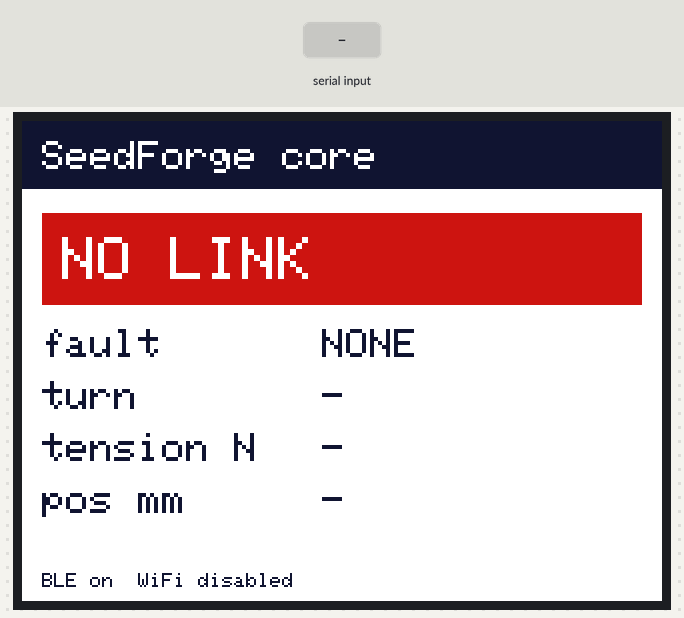
Recording of a sketch running on a simulated Seeed XIAO ESP32-C3. On the bench: 320×240 colour display. The test bench sets the inputs (shaded band). Nothing arrives over Bluetooth unless stated; a phone connects over Bluetooth LE 3 s after start; what the sketch prints to the serial monitor is not drawn.

Above: at 3.8 s.
3.9 s: "STATE=\n" received over the second serial link
At 5.2 s:
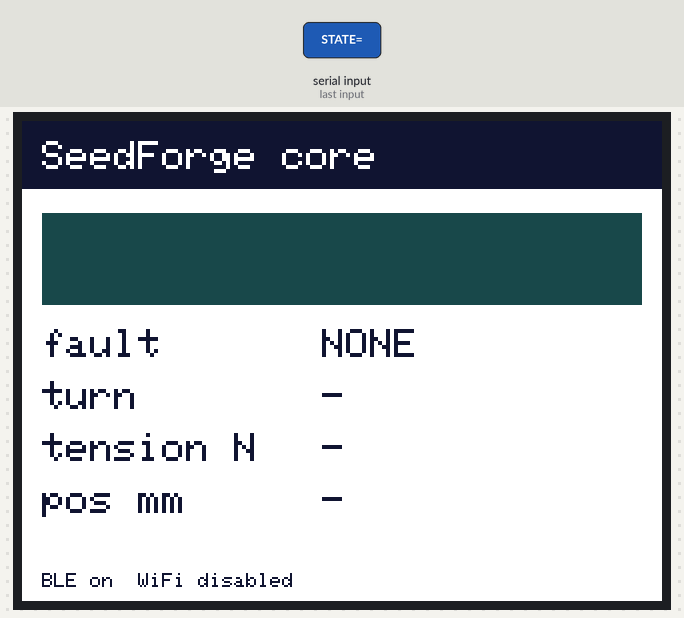
5.5 s: "FAULT=\n" received over the second serial link
At 6.5 s:
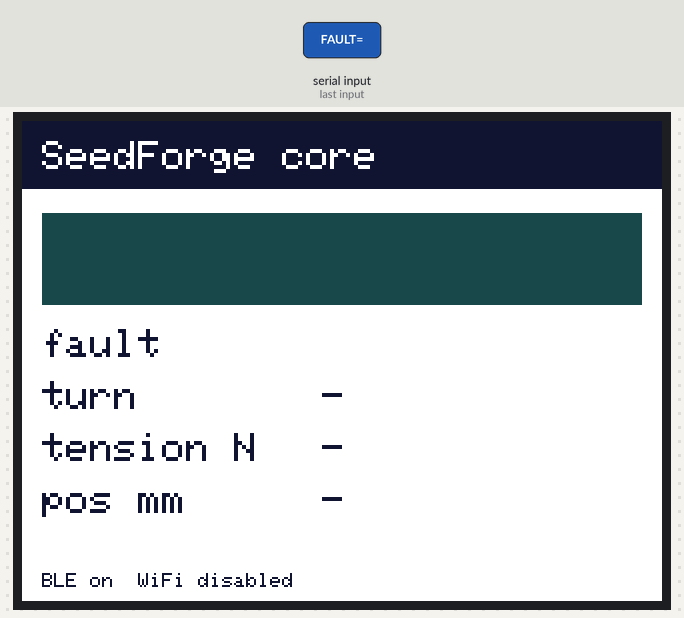
7.1 s: "TURN=\n" received over the second serial link
8.7 s: "TENSION=\n" received over the second serial link
10.3 s: "POSITION=\n" received over the second serial link
At 13.7 s:
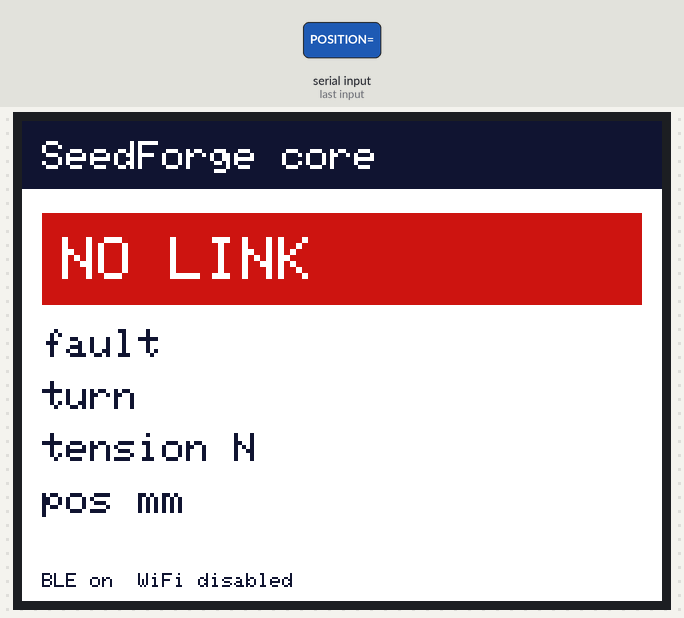
Timing chart, 0 to 15.2 s (numbered marks = the images above; inputs shaded):
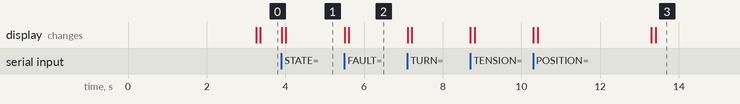

Measured:
- after the input at 3.9 s, the display: first changes at once (image 1 shows a later state)

The sketch:

seedforge_bridge.ino
```cpp
// (licence header left out)
#include <Adafruit_GFX.h>
#include <Adafruit_ILI9341.h>
#include <BLE2902.h>
#include <BLEDevice.h>
#include <BLEServer.h>
#include <BLEUtils.h>
#include <SPI.h>
#include <WiFi.h>

#if __has_include("secrets.h")
#include "secrets.h"
#define SF_WIFI 1
#else
#define SF_WIFI 0
#endif

static const uint32_t LINK_BAUD = 38400;   // must match firmware/arduino sf_config.h
static const int PIN_LINK_TX = 21, PIN_LINK_RX = 20;
static const int PIN_TFT_CS = 3, PIN_TFT_DC = 4, PIN_TFT_RST = 5;
static const uint16_t TCP_PORT = 3333;
static const char* BLE_NAME = "SEEDFORGE";
// Nordic UART Service UUIDs (same as the original EECS 149 relay, so its BLE script still connects)
static const char* NUS_SERVICE = "6E400001-B5A3-F393-E0A9-E50E24DCCA9E";
static const char* NUS_RX = "6E400002-B5A3-F393-E0A9-E50E24DCCA9E";   // host writes
static const char* NUS_TX = "6E400003-B5A3-F393-E0A9-E50E24DCCA9E";   // we notify

HardwareSerial Link(1);
Adafruit_ILI9341 tft(PIN_TFT_CS, PIN_TFT_DC, PIN_TFT_RST);
BLECharacteristic* bleTx = nullptr;
volatile bool bleConnected = false;
#if SF_WIFI
WiFiServer server(TCP_PORT);
WiFiClient client;
#endif

// ---------------------------------------------------------------- line assembly
struct LineAsm {
  char buf[96];
  size_t len = 0;
  bool overflow = false;
  // Returns true when a complete non-empty line is ready in buf. Only a newline (or CR) ends a
  // line, so a command split across BLE packets or TCP segments is never forwarded in pieces.
  // An overlong line is discarded whole (never its tail).
  bool feed(char c) {
    if (c == '\n' || c == '\r') {
      bool ok = len && !overflow;
      if (ok) buf[len] = '\0';
      len = 0;
      overflow = false;
      return ok;
    }
    if (c >= 32 && c <= 126 && !overflow) {
      if (len < sizeof(buf) - 1) buf[len++] = c;
      else overflow = true;
    }
    return false;
  }
};
LineAsm fromUno, fromUsb, fromTcp;

// BLE writes arrive in a callback (other task): queue them for loop()
static QueueHandle_t bleQueue;
struct BleLine { char s[96]; };

// ---------------------------------------------------------------- display model
struct View {
  char state[16] = "NO LINK";
  char fault[24] = "NONE";
  char turn[8] = "-";
  char tension[12] = "-";
  char pos[12] = "-";
  char last[48] = "";
  uint32_t t_uno = 0;
  bool dirty = true;
} view;

static void copyField(char* dst, size_t n, const char* src) {
  strncpy(dst, src, n - 1);
  dst[n - 1] = '\0';
  view.dirty = true;
}

static void parseForView(const char* line) {
  view.t_uno = millis();
  if (!strncmp(line, "STATE=", 6)) copyField(view.state, sizeof view.state, line + 6);
  else if (!strncmp(line, "FAULT=", 6)) copyField(view.fault, sizeof view.fault, line + 6);
  else if (!strncmp(line, "TURN=", 5)) copyField(view.turn, sizeof view.turn, line + 5);
  else if (!strncmp(line, "TENSION=", 8)) copyField(view.tension, sizeof view.tension, line + 8);
  else if (!strncmp(line, "POSITION=", 9)) copyField(view.pos, sizeof view.pos, line + 9);
  else if (!strncmp(line, "STATUS ", 7)) {
    const char* f = strstr(line, "fault=");
    if (f) { char tmp[24]; sscanf(f + 6, "%23s", tmp); if (strcmp(tmp, view.fault)) copyField(view.fault, sizeof view.fault, tmp); }
    const char* s = strstr(line, "state=");
    if (s) { char tmp[16]; sscanf(s + 6, "%15s", tmp); if (strcmp(tmp, view.state)) copyField(view.state, sizeof view.state, tmp); }
  }
  if (!strncmp(line, "ERROR=", 6) || !strncmp(line, "EVENT=", 6) || !strncmp(line, "COMPLETE", 8)) copyField(view.last, sizeof view.last, line);
}

static uint16_t stateColor(const char* s) {
  if (!strcmp(s, "SAFE_STOP") || !strcmp(s, "NO LINK")) return 0xC8A2;   // muted red
  if (!strcmp(s, "WIND") || !strcmp(s, "PRETENSION") || !strcmp(s, "HOME")) return 0x2B49;   // forest green
  return 0x1A49;                                                       // navy
}

static void drawView() {
  tft.fillScreen(ILI9341_WHITE);
  tft.fillRect(0, 0, 320, 34, 0x10A6);
  tft.setTextColor(ILI9341_WHITE);
  tft.setTextSize(2);
  tft.setCursor(10, 10);
  tft.print("SeedForge core");
  tft.fillRect(10, 46, 300, 46, stateColor(view.state));
  tft.setTextSize(3);
  tft.setCursor(20, 58);
  tft.print(view.state);
  tft.setTextColor(0x10A6);
  tft.setTextSize(2);
  const char* labels[] = {"fault", "turn", "tension N", "pos mm"};
  const char* vals[] = {view.fault, view.turn, view.tension, view.pos};
  for (int i = 0; i < 4; ++i) {
    tft.setCursor(10, 104 + i * 26);
    tft.print(labels[i]);
    tft.setCursor(150, 104 + i * 26);
    tft.print(vals[i]);
  }
  tft.setTextSize(1);
  tft.setCursor(10, 212);
  tft.print(view.last);
  tft.setCursor(10, 226);
  tft.printf("BLE %s  WiFi %s", bleConnected ? "on" : "off", SF_WIFI ? (WiFi.status() == WL_CONNECTED ? "on" : "...") : "disabled");
  view.dirty = false;
}

// ---------------------------------------------------------------- outputs
static void toHosts(const char* line) {
  Serial.println(line);
  if (bleConnected && bleTx) {
    // Notify in 20-byte chunks (default ATT MTU) and end with a newline so the host can
    // reassemble complete lines.
    char out[100];
    size_t n = snprintf(out, sizeof out, "%s\n", line);
    if (n >= sizeof out) n = sizeof out - 1;
    for (size_t i = 0; i < n; i += 20) {
      size_t k = n - i < 20 ? n - i : 20;
      bleTx->setValue((uint8_t*)out + i, k);
      bleTx->notify();
      delay(3);
    }
  }
#if SF_WIFI
  if (client && client.connected()) client.println(line);
#endif
}

static void toUno(const char* line) {
  // Bridge-local queries are answered here and never forwarded.
  if (!strcmp(line, "BRIDGE?")) {
    char msg[64];
    snprintf(msg, sizeof msg, "BRIDGE ble=%d wifi=%d uno_age_ms=%lu", bleConnected ? 1 : 0, SF_WIFI,
             (unsigned long)(millis() - view.t_uno));
    toHosts(msg);
    return;
  }
  Link.print(line);
  Link.print('\n');
}

class ServerCb : public BLEServerCallbacks {
  void onConnect(BLEServer*) override { bleConnected = true; view.dirty = true; }
  void onDisconnect(BLEServer* s) override {
    bleConnected = false;
    view.dirty = true;
    s->getAdvertising()->start();
  }
};

class RxCb : public BLECharacteristicCallbacks {
  void onWrite(BLECharacteristic* c) override {
    String v = c->getValue();
    // a single write may carry several lines or a partial line
    static LineAsm bleAsm;
    for (size_t i = 0; i < v.length(); ++i) {
      if (bleAsm.feed(v[i])) {
        BleLine l;
        strncpy(l.s, bleAsm.buf, sizeof l.s);
        xQueueSend(bleQueue, &l, 0);
      }
    }
    // No newline yet: keep the partial line. Terminals must send a newline (most have a
    // "send with newline" option); a partial command is never forwarded.
  }
};

void setup() {
  Serial.begin(115200);
  Link.begin(LINK_BAUD, SERIAL_8N1, PIN_LINK_RX, PIN_LINK_TX);
  bleQueue = xQueueCreate(8, sizeof(BleLine));

  tft.begin();
  tft.setRotation(1);
  drawView();

  BLEDevice::init(BLE_NAME);
  BLEServer* srv = BLEDevice::createServer();
  srv->setCallbacks(new ServerCb());
  BLEService* svc = srv->createService(NUS_SERVICE);
  bleTx = svc->createCharacteristic(NUS_TX, BLECharacteristic::PROPERTY_NOTIFY);
  bleTx->addDescriptor(new BLE2902());
  BLECharacteristic* rx = svc->createCharacteristic(NUS_RX, BLECharacteristic::PROPERTY_WRITE | BLECharacteristic::PROPERTY_WRITE_NR);
  rx->setCallbacks(new RxCb());
  svc->start();
  BLEAdvertising* adv = BLEDevice::getAdvertising();
  adv->addServiceUUID(NUS_SERVICE);
  adv->start();

#if SF_WIFI
  WiFi.mode(WIFI_STA);
  WiFi.begin(SF_WIFI_SSID, SF_WIFI_PASSWORD);
  server.begin();
#endif
  toHosts("BRIDGE seedforge_bridge fw=0.3.0-alpha");
}

void loop() {
  while (Link.available()) {
    if (fromUno.feed((char)Link.read())) {
      parseForView(fromUno.buf);
      toHosts(fromUno.buf);
    }
  }
  while (Serial.available()) {
    if (fromUsb.feed((char)Serial.read())) toUno(fromUsb.buf);
  }
  BleLine l;
  while (xQueueReceive(bleQueue, &l, 0) == pdTRUE) toUno(l.s);
#if SF_WIFI
  if (!client || !client.connected()) {
    WiFiClient c = server.accept();
    if (c) client = c;
  }
  while (client && client.available()) {
    if (fromTcp.feed((char)client.read())) toUno(fromTcp.buf);
  }
#endif
  static uint32_t t_draw = 0;
  if (millis() - view.t_uno > 3000 && strcmp(view.state, "NO LINK")) copyField(view.state, sizeof view.state, "NO LINK");
  if (view.dirty && millis() - t_draw > 200) {
    t_draw = millis();
    drawView();
  }
}
```

secrets.example.h
```cpp
// Copy to secrets.h (git-ignored) to enable Wi-Fi TCP on port 3333.
// Use a lab network you control; the protocol has no authentication.
#pragma once
#define SF_WIFI_SSID "your-lab-network"
#define SF_WIFI_PASSWORD "your-password"
```
